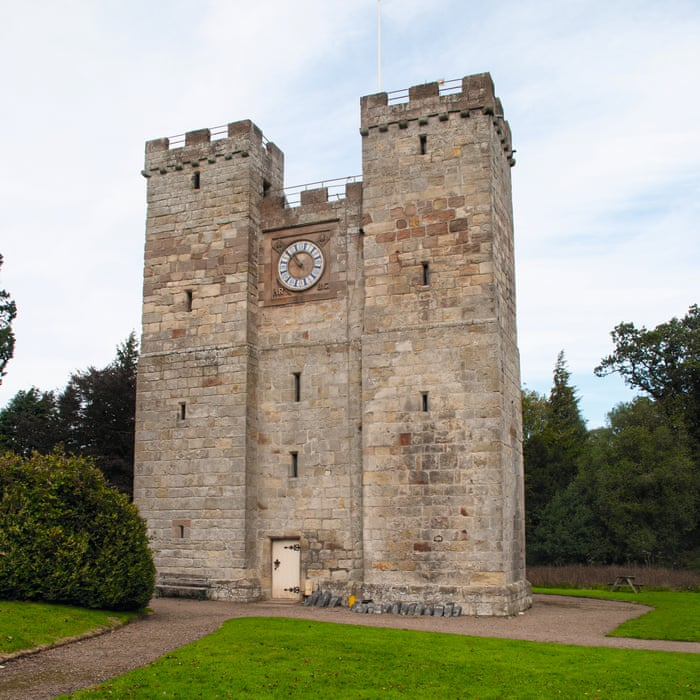
#> input picture A05/Seam-Carving/img1.jpg, 700 x 700 px, found by its file name
$ python Python.py
#> lines starting #> are read from the running program, lines starting #| are printed output that depends on the picture
#> further down, img1 is the input picture: shape (700, 700, 3); mean B, G, R 137.4, 154.5, 157.6
import cv2
import numpy as np

def show(img, waitTime=0):
    # img[img > 255] = 255
    # img[img < 0] = 0
    cv2.imshow('output.png', np.uint8(img))
    cv2.waitKey(waitTime)
    if not waitTime:
        cv2.destroyAllWindows()


def normalize(img):
    # img[img>255] = 255
    # img[img<0] = 0

    img = img - np.min(img)
    img = img / img.max()
    img *= 255.9999

    return img

def edgeFilter(img):
    img = cv2.cvtColor(img, cv2.COLOR_BGR2GRAY)
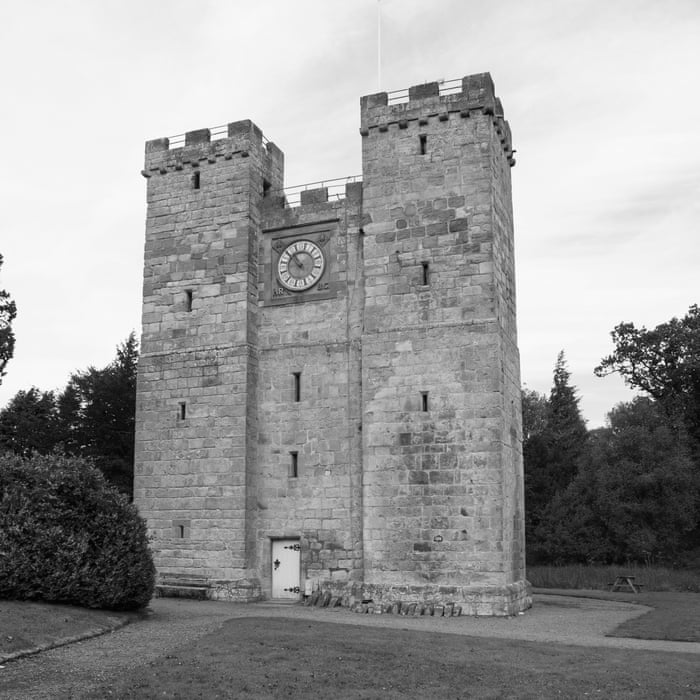
#> img: shape (700, 700); min 0, max 255, mean 153.5
    kernel = np.float32([[1,2,1], [0,0,0],[-1,-2,-1]])
    Ix = cv2.filter2D(img1*1.0, -1, kernel)
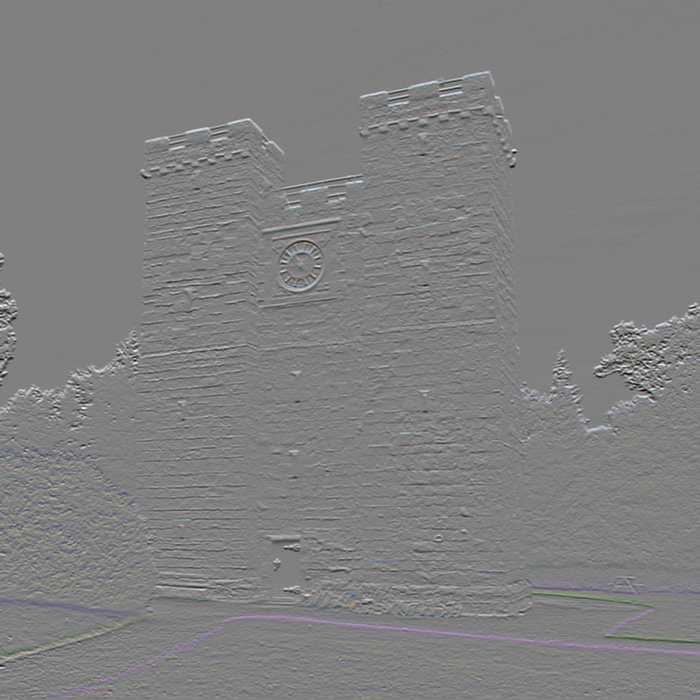
#> Ix: shape (700, 700, 3) float64; mean B, G, R 2.7, 1.4, 1.6; drawn with min black and max white
    Iy = cv2.filter2D(img1*1.0, -1, kernel.T)
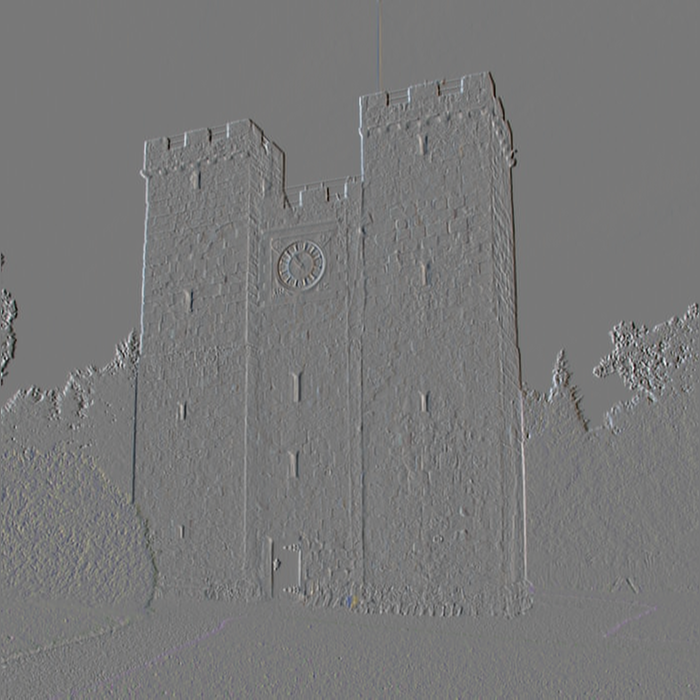
#> Iy: shape (700, 700, 3) float64; mean B, G, R 0.2, 0.1, 0.2; drawn with min black and max white
    I = (Ix**2+Iy**2)**.5
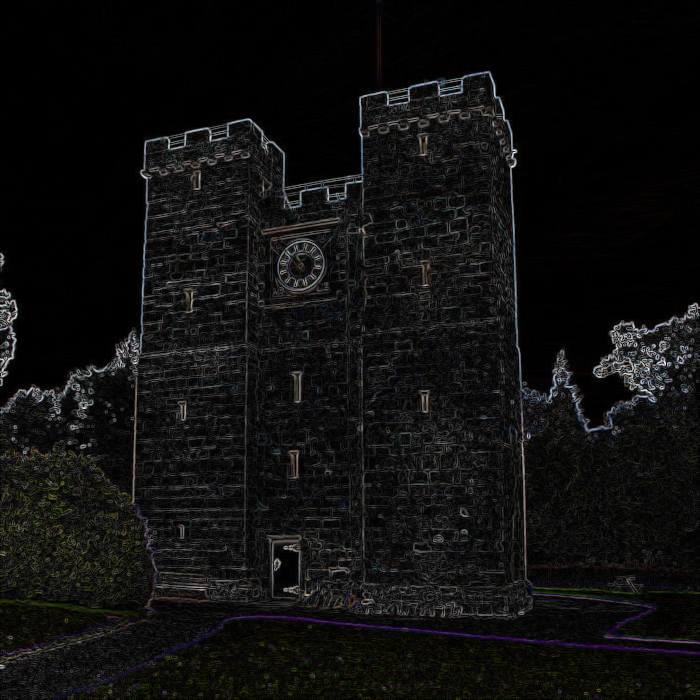
#> I: shape (700, 700, 3) float64; mean B, G, R 53.9, 55.6, 56.4; drawn with min black and max white
    # I = I.sum(axis=2) #cheap way to turn it into a gray image

    return I

def energyFilter(img):
    I = edgeFilter(img)
    erodeKernel = np.float32([[1, 1, 1]])
    h, w = img1.shape[:2]
#> h = 700; w = 700

    for j in range(h-1):
        rowAbove = I[j:j+1]
        y = cv2.erode(rowAbove, erodeKernel)
        I[j+1:j+2] += rowAbove
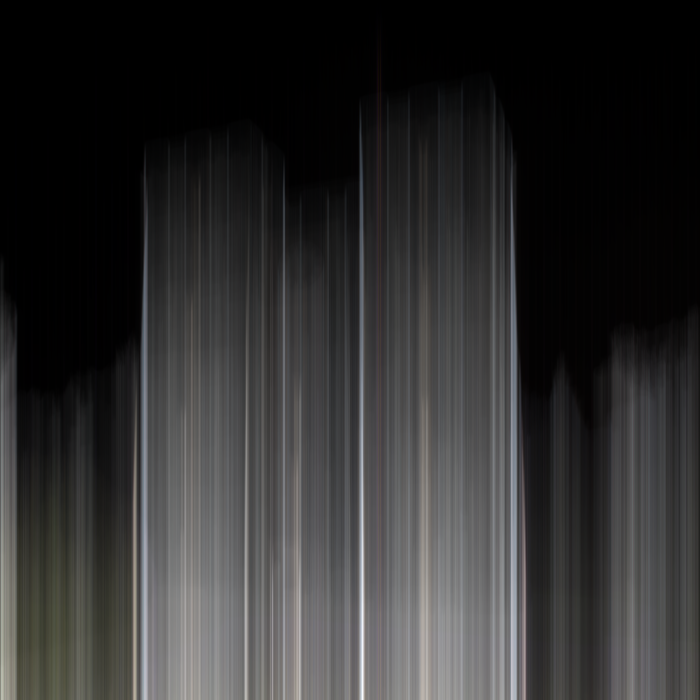
#> I: shape (700, 700, 3) float64; mean B, G, R 16274.6, 16286.5, 16445.6; drawn with min black and max white
    # return np.pad(I,([0],[1]),constant_values=I.max()+1)

    return I

img1 = cv2.imread("Seam-Carving\\img1.jpg")
I = edgeFilter(img1)
# show(normalize(I))
energy = energyFilter(img1)
show(normalize(energy))

while 1:
    energy = energyFilter(img1)
    h, w = img1.shape[:2]
    out = img1*1
    y = h-1
    x = np.argmin(I[y]) #gets index that has the smallest x value in last row
    out[y, x:-1] = out[y, x+1:] #rethink where to put this
    while y:
        y -= 1
#> (the run stopped early here; a loop or call above may not have finished)
